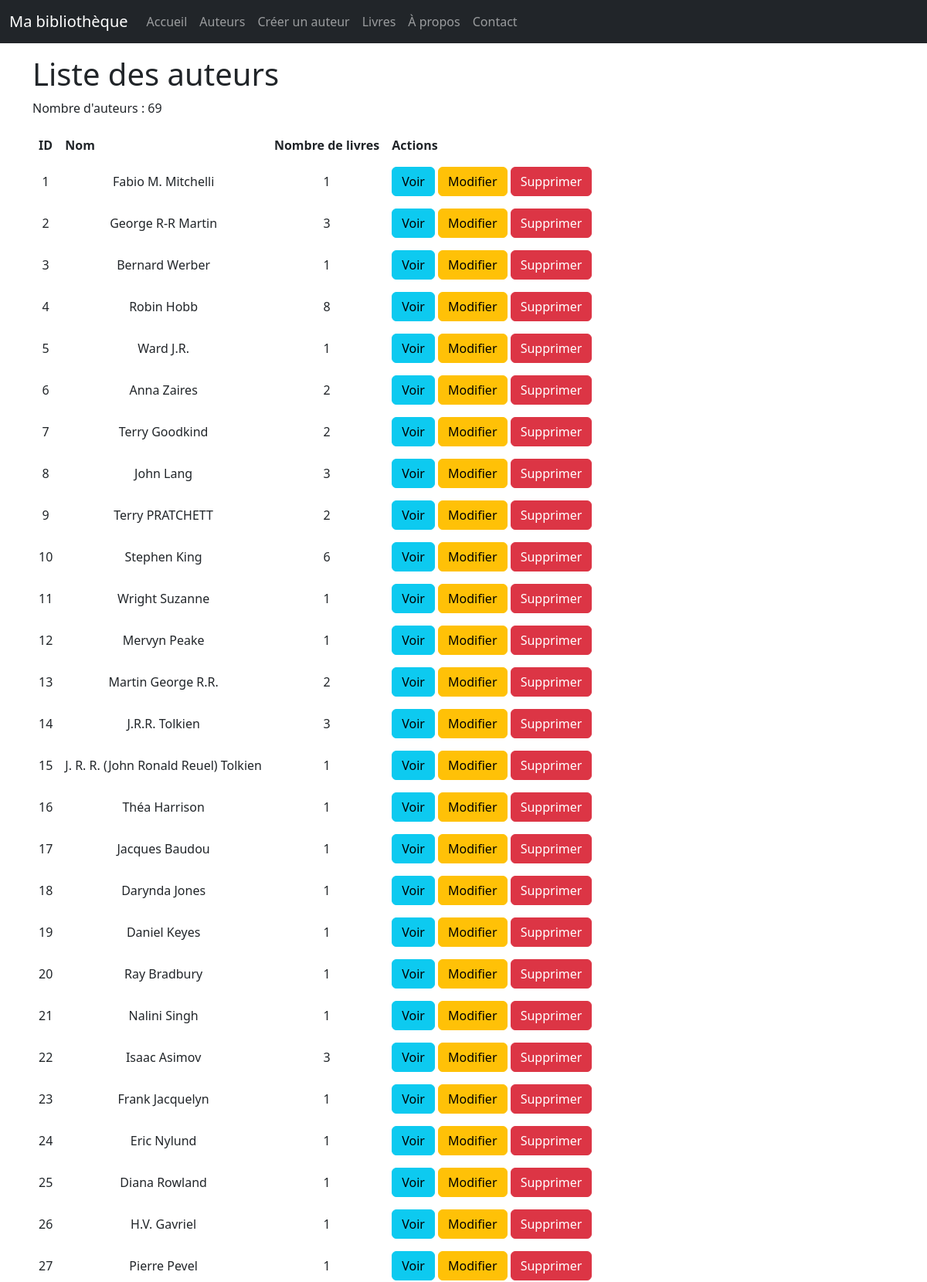
The page /auteurs/ (upper part) on the database its author committed.
### monApp/models.py (models this page shows, shortened)
class Auteur(db.Model):
    idA = db.Column( db.Integer, primary_key=True )
    Nom = db.Column( db.String(100) )

### monApp/auteurs/routes.py (the view)
@auteurs_bp.route("/auteurs/")
def getAuteurs():
    lesAuteurs = Auteur.query.all()
    return render_template("auteurs_list.html", title="Liste des auteurs", auteurs=lesAuteurs)

### monApp/auteurs/templates/auteurs_list.html (shortened to what this page needs)
{% extends "base.html" %}
{% block main %}
    <h1>Liste des auteurs</h1>
    <p>Nombre d'auteurs : {{ auteurs|length }}</p>
    <table>
        <thead>
            <tr>
                <th>ID</th>
                <th>Nom</th>
                <th>Nombre de livres</th>
                <th>Actions</th>
            </tr>
        </thead>
        <tbody>
        {% for unAuteur in auteurs %}
            <tr>
                <td>{{ unAuteur.idA }}</td>
                <td>{{ unAuteur.Nom }}</td>
                <td>{{ unAuteur.livres.count() }}</td>
                <td>
                    <a href="{{ url_for('auteurs.viewAuteur', idA=unAuteur.idA) }}" class="btn btn-info">Voir</a>
                    <a href="{{ url_for('auteurs.updateAuteur', idA=unAuteur.idA) }}" class="btn btn-warning">Modifier</a>
                    <a href="{{ url_for('auteurs.deleteAuteur', idA=unAuteur.idA) }}" class="btn btn-danger">Supprimer</a>
                </td>
            </tr>
        {% endfor %}
        </tbody>
    </table>
{% endblock %}

### monApp/static/css/style.css (style rules this page uses)
h1 { color : red; }
td, th { padding: 0.5em; text-align: center; border-collapse:initial; border: thin solid black; }
body { font-family: sans-serif; }

### rows shown on the page
Auteur: idA "1", Nom "Fabio M. Mitchelli", livres.count "1"
Auteur: idA "2", Nom "George R-R Martin", livres.count "3"
Auteur: idA "3", Nom "Bernard Werber", livres.count "1"
Auteur: idA "4", Nom "Robin Hobb", livres.count "8"
Auteur: idA "5", Nom "Ward J.R.", livres.count "1"
Auteur: idA "6", Nom "Anna Zaires", livres.count "2"
Auteur: idA "7", Nom "Terry Goodkind", livres.count "2"
Auteur: idA "8", Nom "John Lang", livres.count "3"
Auteur: idA "9", Nom "Terry PRATCHETT", livres.count "2"
Auteur: idA "10", Nom "Stephen King", livres.count "6"
Auteur: idA "11", Nom "Wright Suzanne", livres.count "1"
Auteur: idA "12", Nom "Mervyn Peake", livres.count "1"
Auteur: idA "13", Nom "Martin George R.R.", livres.count "2"
Auteur: idA "14", Nom "J.R.R. Tolkien", livres.count "3"
Auteur: idA "15", Nom "J. R. R. (John Ronald Reuel) Tolkien", livres.count "1"
Auteur: idA "16", Nom "Théa Harrison", livres.count "1"
Auteur: idA "17", Nom "Jacques Baudou", livres.count "1"
Auteur: idA "18", Nom "Darynda Jones", livres.count "1"
Auteur: idA "19", Nom "Daniel Keyes", livres.count "1"
Auteur: idA "20", Nom "Ray Bradbury", livres.count "1"
Auteur: idA "21", Nom "Nalini Singh", livres.count "1"
Auteur: idA "22", Nom "Isaac Asimov", livres.count "3"
Auteur: idA "23", Nom "Frank Jacquelyn", livres.count "1"
Auteur: idA "24", Nom "Eric Nylund", livres.count "1"
Auteur: idA "25", Nom "Diana Rowland", livres.count "1"
Auteur: idA "26", Nom "H.V. Gavriel", livres.count "1"
Auteur: idA "27", Nom "Pierre Pevel", livres.count "1"

### other values the page prints
{{ auteurs|length }} "69"
